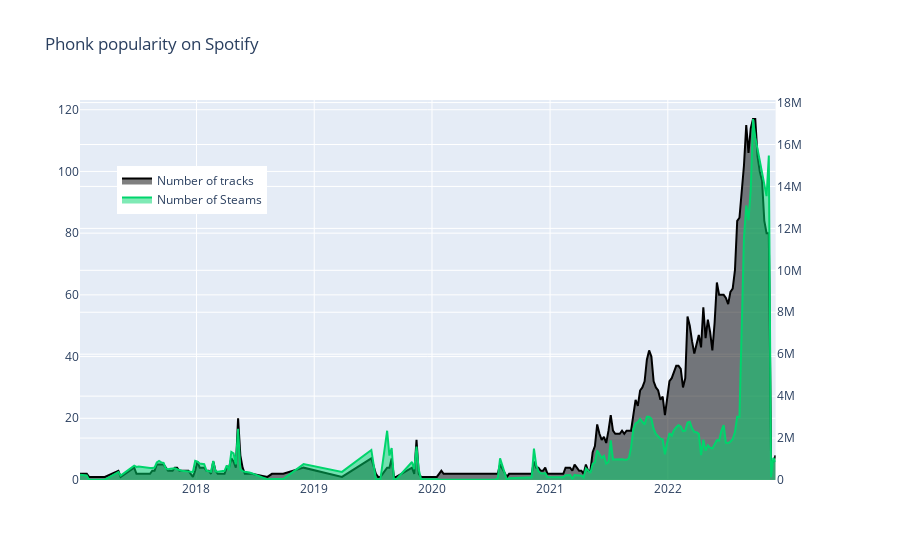

The cell this chart's notebook holds for it:
### Code cell
# Create figure with secondary y-axis
fig = make_subplots(specs=[[{"secondary_y": True}]])
fig.add_trace(
    go.Scatter(x=df_date['date'], y=df_date['counter'], name="Number of tracks", line_color="black", fill='tozeroy'),
    secondary_y=False,
)

fig.add_trace(
    go.Scatter(x=df_date['date'], y=df_date['streams'], name="Number of Steams", line_color="#00D56C", fill='tozeroy'),
    secondary_y=True,
)

fig.update_layout(
    title="Phonk popularity on Spotify",
    legend=dict(yanchor="bottom", y=0.7, xanchor="left", x=0.05)
)

### Figure 1 — Plotly figure (JSON) as saved in the notebook; plotly's stock layout.template omitted (floating-point values rounded to 4 significant figures; data arrays with more than 128 entries replaced by an {"elided": "..."} marker saying what was removed)
{"data": [{"fill": "tozeroy", "line": {"color": "black"}, "name": "Number of tracks", "type": "scatter", "x": {"elided": "218 str values"}, "xaxis": "x", "y": {"elided": "218 int values"}, "yaxis": "y"}, {"fill": "tozeroy", "line": {"color": "#00D56C"}, "name": "Number of Steams", "type": "scatter", "x": {"elided": "218 str values"}, "xaxis": "x", "y": {"elided": "218 int values"}, "yaxis": "y2"}], "layout": {"legend": {"x": 0.05, "xanchor": "left", "y": 0.7, "yanchor": "bottom"}, "title": {"text": "Phonk popularity on Spotify"}, "xaxis": {"anchor": "y", "domain": [0, 0.94]}, "yaxis": {"anchor": "x", "domain": [0, 1]}, "yaxis2": {"anchor": "x", "overlaying": "y", "side": "right"}}}
